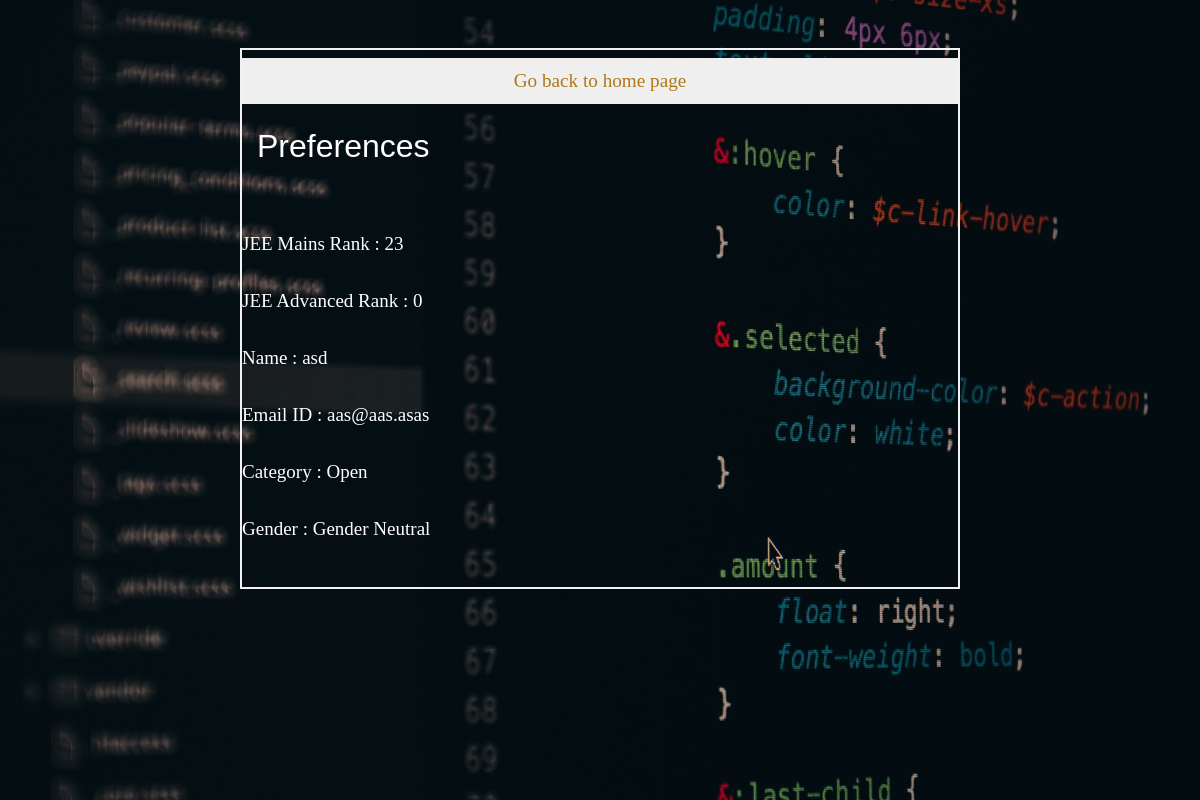
Page /dash.php (signed in) on the committed database.
### tables this page shows
CREATE TABLE `userdetails` (
  `username` varchar(100) NOT NULL,
  `Name` varchar(10000) NOT NULL,
  `Quota` varchar(100) NOT NULL,
  `HomeState` int(11) NOT NULL,
  `MainsRank` bigint(20) NOT NULL,
  `AdvancedRank` bigint(20) NOT NULL,
  `Gender` varchar(100) NOT NULL,
  `Category` varchar(100) NOT NULL,
  `email` varchar(255) DEFAULT NULL
);

### dash.php (the view, shortened to what this page needs)
<!DOCTYPE html>
<html lang="en">
<head>
    <link rel="stylesheet" href="css/bootstrap.min.css">
    <link rel="stylesheet" href="fontawesome/css/fontawesome-all.min.css">
    <link rel="stylesheet" type="text/css" href="slick/slick.css"/>
    <link rel="stylesheet" type="text/css" href="slick/slick-theme.css"/>
    <link rel="stylesheet" href="css/tooplate-style.css">
    <link rel="stylesheet" type="text/css" href="css/css_login.css">
</head>
<body>
<?php
    $con = Openconn();
    $user = $_SESSION["user"];
    $name="";
    $mainsp1="";
    $advancedp1="";
    $gender="";
    $categ="";
    $email="";
        $qsql = "SELECT * FROM userdetails WHERE username='$user'";
        if(!$qsql = mysqli_query($con,$qsql))
        {
            echo mysqli_error($con);
        }
        else
        {
            if(mysqli_num_rows($qsql)==1)
            {
                $rs = mysqli_fetch_array($qsql);
                $name=$rs[1];
                $mainsp1=$rs[4];
                $advancedp1=$rs[5];
                $gender=$rs[6];
                $categ=$rs[7];
                $email=$rs[8];
            }
    }
?>
    <div id="tm-bg"></div>
            <fieldset style = "width: 60vw; margin:4vw 20vw ">
                    <form method="post" action='#'>
                    <button  name="aaa" class="btn logout"><a href="index.php" class="white">Go back to home page</a></button><br>
                        <div class="container">
                          <h2 id='heading' class="family">Preferences</h2><br>
                                            <div class="row leftmar">
                                               <br>
                                                JEE Mains Rank : <?php
                                                echo $mainsp1;  ?><br><br>
                                                JEE Advanced Rank : <?php
                                                echo $advancedp1;  ?><br><br>
                                                Name : <?php
                                                echo $name;  ?><br><br>
                                                Email ID : <?php
                                                echo $email;  ?><br><br>
                                                Category : <?php
                                                echo $categ;  ?><br><br>
                                                Gender : <?php
                                                echo $gender;  ?><br><br>
                                            </div>
                                        </div>
                      </form>
</body>
</html>

### css/tooplate-style.css (style rules this page uses)
body { font-family: 'Open Sans', Helvetica, Arial, sans-serif; font-size: 19px; font-weight: 300; color:white; position: relative; }
#tm-bg { position: fixed; top: 0; left: 0; width: 100%; height: 100%; background-image: url(../img/pop-bg.jpg); background-position: center; background-size: cover; background-repeat: no-repeat; z-index: -1; transition: all 0.3s ease; }
#tm-bg:after { content: ''; display: block; position: absolute; top: 0; left: 0; width: 100%; height: 100%; }
.btn { padding: .5rem 2.4rem; font-size: 1.2rem; border-radius: 0; }
a, button { transition: all 0.3s ease; }
@media (min-width: 900px) { .container { max-width: 900px; } }

### css/css_login.css (style rules this page uses)
* { margin: 0; padding: 0; font-family: Century Gothic; }
.white { color: #fff; }
.family { font-family: Impact, Haettenschweiler, 'Arial Narrow Bold', sans-serif; }
a:link { color: #AF7817; background-color: transparent; text-decoration: none; }
body { font-family: Arial, Helvetica, sans-serif; }
form { border:0.234375vw solid #f1f1f1; }
button { color: white; padding: 1.09375vw 1.5625vw; margin: 0.625vw 0; border: none; cursor: pointer; width: 100%; }
.container { padding:1.25vw; }

### rows in the picture
userdetails: MainsRank "23", AdvancedRank "0", Name "asd", email "aas@aas.asas", Category "Open", Gender "Gender Neutral"
